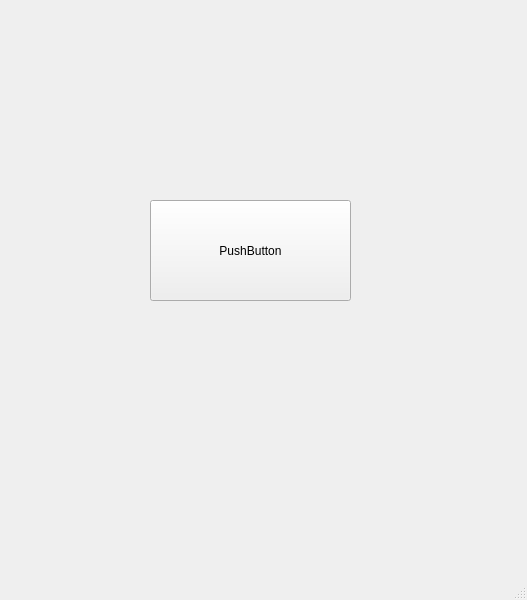
<?xml version="1.0" encoding="UTF-8"?>
<ui version="4.0">
 <class>MainWindow</class>
 <widget class="QMainWindow" name="MainWindow">
  <property name="geometry">
   <rect>
    <x>0</x>
    <y>0</y>
    <width>527</width>
    <height>600</height>
   </rect>
  </property>
  <property name="windowTitle">
   <string>MainWindow</string>
  </property>
  <widget class="QWidget" name="centralwidget">
   <widget class="QPushButton" name="pushButton">
    <property name="geometry">
     <rect>
      <x>150</x>
      <y>200</y>
      <width>201</width>
      <height>101</height>
     </rect>
    </property>
    <property name="text">
     <string>PushButton</string>
    </property>
   </widget>
  </widget>
  <widget class="QMenuBar" name="menubar">
   <property name="geometry">
    <rect>
     <x>0</x>
     <y>0</y>
     <width>527</width>
     <height>21</height>
    </rect>
   </property>
  </widget>
  <widget class="QStatusBar" name="statusbar"/>
 </widget>
 <resources/>
 <connections/>
</ui>
